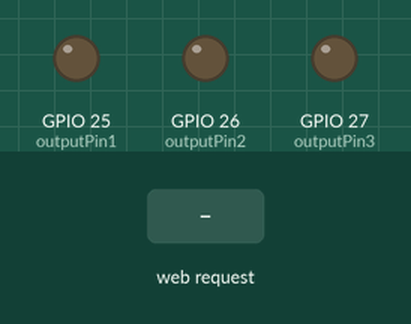
Simulated run of this sketch. Board: ESP32. On the bench: output pins drawn as LEDs (lit = HIGH). Dashed ring = blinking. Inputs (shaded band) come from the test bench. WiFi joins after 1.5 s; servers stay silent unless stated; what the sketch prints to the serial monitor is not drawn.

Above: at 3.2 s.
3.3 s: HTTP request GET /start received
At 4.4 s:
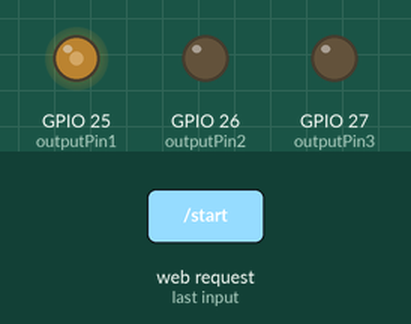
6.3 s: HTTP request GET /blink received
At 6.75 s:
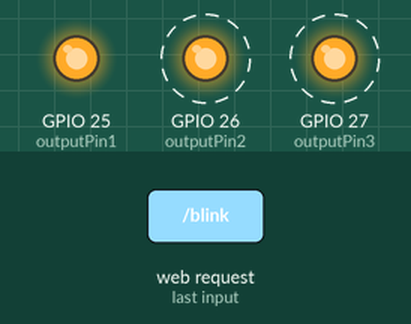
9.3 s: HTTP request GET /stop received
At 9.3 s:
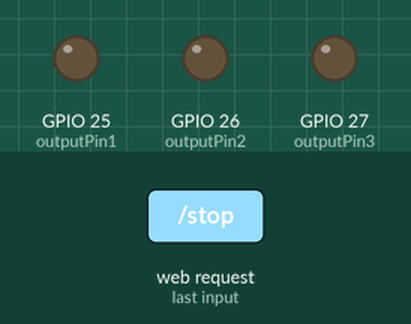
Timing chart, 0 to 12.3 s (numbered marks = the images above; inputs shaded):
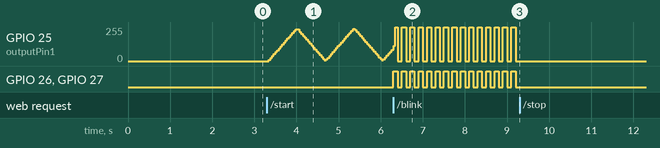

The sketch:

LedStrip_WebServer_chatgpt_2.ino
```cpp
#include <WiFi.h>
#include <WebServer.h>

// Replace with your network credentials
const char* ssid = "HSS Hugo Morais";
const char* password = "abcdefgh";

// GPIO pins for outputs
const int outputPin1 = 25;
const int outputPin2 = 26;
const int outputPin3 = 27;

// Fading parameters
const int delayOut1 = 10;  // Fading delay for output 1
const int delayOut2 = 15;  // Fading delay for output 2
const int delayOut3 = 20;  // Fading delay for output 3
const int maxBrightness = 255; // Maximum brightness for PWM
const int delayOff = 100;  // Off delay for blinking

// Web server on port 80
WebServer server(80);

// Volatile variables for control
volatile bool stopFading = false;
volatile bool stopBlinking = false;

void setup() {
  // Initialize serial monitor
  Serial.begin(115200);

  // Set pins as output
  pinMode(outputPin1, OUTPUT);
  pinMode(outputPin2, OUTPUT);
  pinMode(outputPin3, OUTPUT);

  // Start WiFi
  WiFi.begin(ssid, password);
  Serial.print("Connecting to WiFi...");
  while (WiFi.status() != WL_CONNECTED) {
    delay(1000);
    Serial.print(".");
  }
  Serial.println("\nConnected to WiFi.");
  Serial.print("IP Address: ");
  Serial.println(WiFi.localIP());

  // Define web server routes
  server.on("/", handleRoot);
  server.on("/start", handleStart);
  server.on("/stop", handleStop);
  server.on("/blink", handleBlink);

  // Start the server
  server.begin();
  Serial.println("HTTP server started.");
}

void loop() {
  // Handle incoming client requests
  server.handleClient();
}

void handleRoot() {
  String html = "<html><body>";
  html += "<h1>ESP32 Web Server</h1>";
  html += "<button onclick=\"location.href='/start'\">Start Fading</button><br><br>";
  html += "<button onclick=\"location.href='/blink'\">Start Blinking</button><br><br>";
  html += "</body></html>";
  server.send(200, "text/html", html);
}

void fadeOutput(int pin, int delayTime, volatile bool &stopFlag) {
  int brightness = 0;
  int direction = 1;

  while (!stopFlag) {
    // Increment or decrement brightness
    brightness += direction;
    if (brightness >= maxBrightness || brightness <= 0) {
      direction *= -1; // Reverse direction
    }

    // Simulate PWM by turning the pin on and off
    int onTime = brightness; // On time proportional to brightness
    int offTime = maxBrightness - brightness; // Off time complements on time
    digitalWrite(pin, HIGH);
    delayMicroseconds(onTime * delayTime); // Adjust delay for smooth fading
    digitalWrite(pin, LOW);
    delayMicroseconds(offTime * delayTime);

    // Check for stop condition
    server.handleClient();
  }

  // Ensure the pin is turned off when stopping
  digitalWrite(pin, LOW);
}

void fadeAllOutputsSimultaneously() {
  stopFading = false;

  while (!stopFading) {
    fadeOutput(outputPin1, delayOut1, stopFading);
    fadeOutput(outputPin2, delayOut2, stopFading);
    fadeOutput(outputPin3, delayOut3, stopFading);

    server.handleClient(); // Allow server handling during fading
  }
}

void blinkAllOutputs() {
  stopBlinking = false;

  while (!stopBlinking) {
    // Turn all outputs ON
    digitalWrite(outputPin1, HIGH);
    digitalWrite(outputPin2, HIGH);
    digitalWrite(outputPin3, HIGH);
    delay(delayOff);

    // Turn all outputs OFF
    digitalWrite(outputPin1, LOW);
    digitalWrite(outputPin2, LOW);
    digitalWrite(outputPin3, LOW);
    delay(delayOff);

    // Check for stop condition
    server.handleClient();
  }

  // Ensure all outputs are off after stopping
  digitalWrite(outputPin1, LOW);
  digitalWrite(outputPin2, LOW);
  digitalWrite(outputPin3, LOW);
}

void handleStart() {
  String html = "<html><body>";
  html += "<h1>Fading Outputs...</h1>";
  html += "<button onclick=\"location.href='/stop'\">Stop Fading</button><br><br>";
  html += "</body></html>";
  server.send(200, "text/html", html);

  fadeAllOutputsSimultaneously(); // Fades all outputs simultaneously
}

void handleStop() {
  stopFading = true;   // Signal to stop the fading loop
  stopBlinking = true; // Signal to stop the blinking loop

  String html = "<html><body>";
  html += "<h1>Operation Stopped</h1>";
  html += "<p>Returning to home page...</p>";
  html += "<meta http-equiv='refresh' content='3;url=/' />";
  html += "</body></html>";
  server.send(200, "text/html", html);
}

void handleBlink() {
  String html = "<html><body>";
  html += "<h1>Blinking Outputs...</h1>";
  html += "<button onclick=\"location.href='/stop'\">Stop Blinking</button><br><br>";
  html += "</body></html>";
  server.send(200, "text/html", html);

  blinkAllOutputs(); // Starts blinking all outputs
}
```

Measured:
- after the input at 6.3 s, GPIO 26 (outputPin2), GPIO 27 (outputPin3): alternates HIGH for 0.10 s and LOW for 0.10 s, starting at once
- after the input at 9.3 s, GPIO 25 (outputPin1): stops changing and stays 0/255; GPIO 26 (outputPin2), GPIO 27 (outputPin3): stops changing and stays LOW
